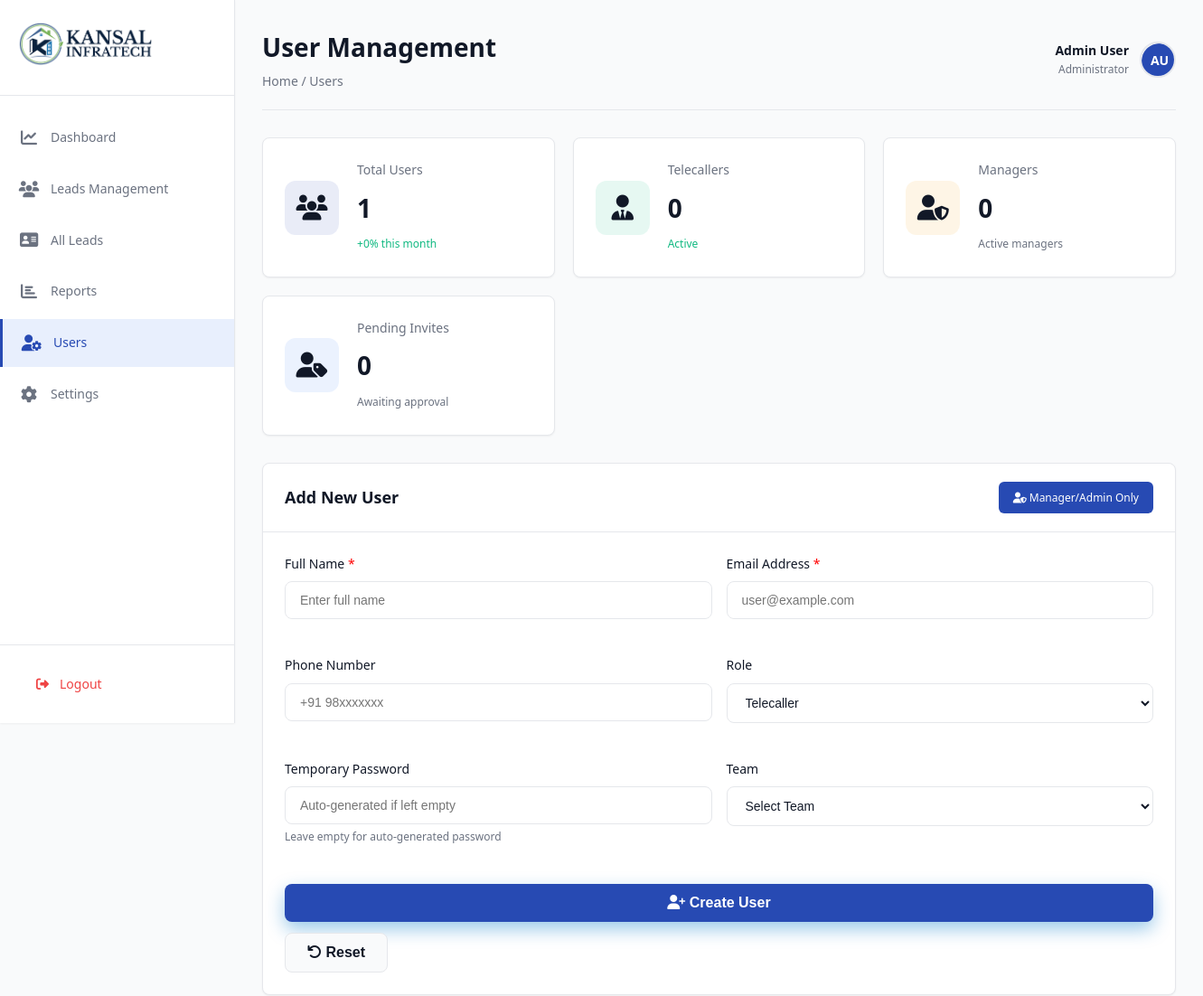
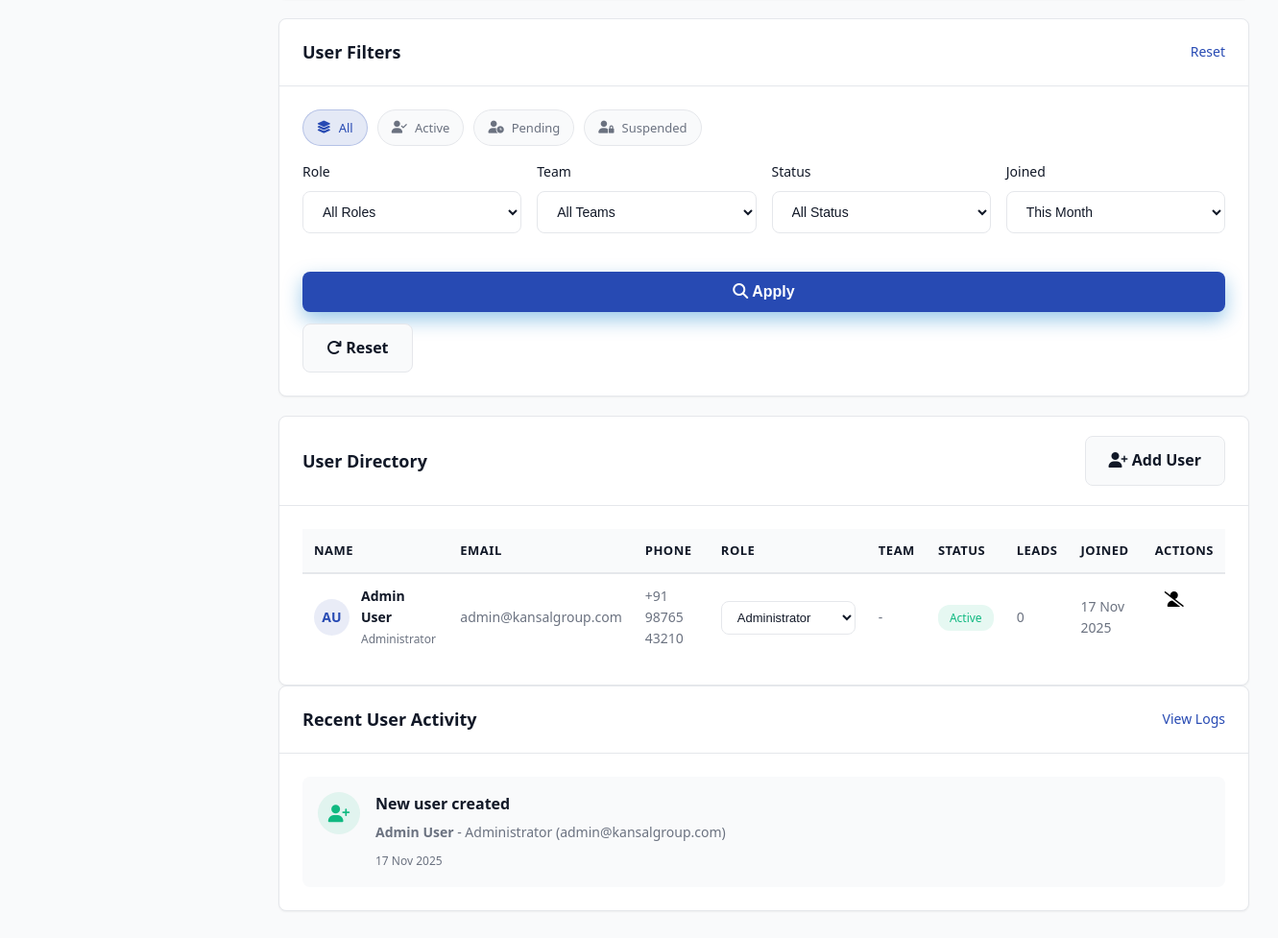
/users.php (signed in), run on the app's committed database (2 pictures, top to bottom).
### tables this page shows
CREATE TABLE IF NOT EXISTS users (
    id INT AUTO_INCREMENT PRIMARY KEY,
    username VARCHAR(50) UNIQUE NOT NULL,
    password VARCHAR(255) NOT NULL,
    name VARCHAR(100) NOT NULL,
    email VARCHAR(100) UNIQUE NOT NULL,
    phone VARCHAR(20),
    role ENUM('Administrator', 'Manager', 'Telecaller', 'Analyst') DEFAULT 'Telecaller',
    team VARCHAR(50),
    status ENUM('Active', 'Pending', 'Suspended') DEFAULT 'Active',
    created_at TIMESTAMP DEFAULT CURRENT_TIMESTAMP,
    updated_at TIMESTAMP DEFAULT CURRENT_TIMESTAMP ON UPDATE CURRENT_TIMESTAMP
);

### users.php (the view, shortened to what the rows shown need)
<?php
require_once 'config/session.php';
require_once 'config/helpers.php';
$pageTitle = 'User Management';
$conn = getDBConnection();
$whereConditions = [];
$params = [];
$paramTypes = '';
$whereClause = !empty($whereConditions) ? "WHERE " . implode(" AND ", $whereConditions) : "";
$usersQuery = "SELECT u.*,
               (SELECT COUNT(*) FROM leads WHERE assigned_to = u.id) as assigned_leads
               FROM users u
               $whereClause
               ORDER BY u.created_at DESC";
if (!empty($params)) {
    $stmt = $conn->prepare($usersQuery);
    $stmt->bind_param($paramTypes, ...$params);
    $stmt->execute();
    $usersResult = $stmt->get_result();
} else {
    $usersResult = $conn->query($usersQuery);
}
$users = [];
while ($row = $usersResult->fetch_assoc()) {
    $users[] = $row;
}
$activitiesQuery = "SELECT u.*,
                    (SELECT COUNT(*) FROM leads WHERE assigned_to = u.id) as assigned_leads
                    FROM users u
                    ORDER BY u.created_at DESC
                    LIMIT 5";
$activitiesResult = $conn->query($activitiesQuery);
$recentActivities = [];
while ($row = $activitiesResult->fetch_assoc()) {
    $recentActivities[] = $row;
}
?>
<!DOCTYPE html>
<html lang="en">
<head>
    <link rel="stylesheet" href="style.css">
    <link rel="stylesheet" href="https://cdnjs.cloudflare.com/ajax/libs/font-awesome/6.4.0/css/all.min.css">
</head>
<body>
    <div class="dashboard-wrapper">
        <main class="main-content">
            <?php include('common/header.php')?>
            <div class="content-grid">
                <?php if ($userRole == 'Manager' || $userRole == 'Administrator'): ?>
                <div class="content-card">
                    <div class="card-header">
                        <h2>Add New User</h2>
                    </div>
                </div>
                <?php endif; ?>
                <div class="content-card">
                    <div class="card-header">
                        <h2>User Filters</h2>
                    </div>
                </div>
            </div>
            <?php if ($userRole == 'Administrator'): ?>
            <div class="content-card">
                <div class="card-header">
                    <h2>User Directory</h2>
                </div>
                <div class="card-body">
                    <div class="table-responsive">
                        <table class="data-table">
                            <thead>
                                <tr>
                                    <th>Name</th>
                                    <th>Email</th>
                                    <th>Phone</th>
                                    <th>Role</th>
                                    <th>Team</th>
                                    <th>Status</th>
                                    <th>Leads</th>
                                    <th>Joined</th>
                                    <th>Actions</th>
                                </tr>
                            </thead>
                            <tbody>
                                <?php if (empty($users)): ?>
                                    <tr>
                                        <td colspan="9" style="text-align: center; padding: 40px; color: var(--text-secondary);">
                                            <i class="fas fa-users" style="font-size: 48px; margin-bottom: 10px; opacity: 0.3;"></i>
                                            <p>No users found. <a href="users.php">Add your first user</a></p>
                                        </td>
                                    </tr>
                                <?php else: ?>
                                    <?php foreach ($users as $user): ?>
                                        <tr>
                                            <td>
                                                <div class="table-user">
                                                    <div class="avatar-circle"><?php echo getInitials($user['name']); ?></div>
                                                    <div>
                                                        <h4><?php echo htmlspecialchars($user['name']); ?></h4>
                                                        <span><?php echo htmlspecialchars($user['role']); ?></span>
                                                    </div>
                                                </div>
                                            </td>
                                            <td><?php echo htmlspecialchars($user['email']); ?></td>
                                            <td><?php echo htmlspecialchars($user['phone'] ?? '-'); ?></td>
                                            <td>
                                                <form method="POST" action="users.php" style="display: inline;">
                                                    <select class="role-select" name="new_role" onchange="this.form.submit()">
                                                        <option value="Administrator" <?php echo $user['role'] == 'Administrator' ? 'selected' : ''; ?>>Administrator</option>
                                                    </select>
                                                </form>
                                            </td>
                                            <td><?php echo htmlspecialchars($user['team'] ?? '-'); ?></td>
                                            <td>
                                                <span class="badge <?php echo getStatusBadgeClass($user['status']); ?>"><?php echo htmlspecialchars($user['status']); ?></span>
                                            </td>
                                            <td><?php echo $user['assigned_leads']; ?></td>
                                            <td><?php echo formatDate($user['created_at']); ?></td>
                                            <td class="table-actions">
                                                <form method="POST" action="users.php" style="display: inline;">
                                                    <button type="submit" name="update_status" class="btn-icon" title="<?php echo $user['status'] == 'Active' ? 'Suspend' : 'Activate'; ?>">
                                                        <i class="fas fa-<?php echo $user['status'] == 'Active' ? 'user-slash' : 'user-check'; ?>"></i>
                                                    </button>
                                                </form>
                                            </td>
                                        </tr>
                                    <?php endforeach; ?>
                                <?php endif; ?>
                            </tbody>
                        </table>
                    </div>
                </div>
            </div>
            <?php endif; ?>
            <div class="content-card">
                <div class="card-header">
                    <h2>Recent User Activity</h2>
                </div>
                <div class="card-body">
                    <ul class="timeline">
                        <?php if (empty($recentActivities)): ?>
                            <li style="text-align: center; padding: 40px; color: var(--text-secondary);">
                                <i class="fas fa-history" style="font-size: 48px; margin-bottom: 10px; opacity: 0.3;"></i>
                                <p>No recent activities found.</p>
                            </li>
                        <?php else: ?>
                            <?php foreach ($recentActivities as $activity): ?>
                                <li>
                                    <div class="timeline-icon success"><i class="fas fa-user-plus"></i></div>
                                    <div class="timeline-content">
                                        <h4>New user created</h4>
                                        <p><strong><?php echo htmlspecialchars($activity['name']); ?></strong> - <?php echo htmlspecialchars($activity['role']); ?>
                                            (<?php echo htmlspecialchars($activity['email']); ?>)</p>
                                        <span><?php echo formatDate($activity['created_at']); ?></span>
                                    </div>
                                </li>
                            <?php endforeach; ?>
                        <?php endif; ?>
                    </ul>
                </div>
            </div>
        </main>
    </div>
</body>
</html>

### common/header.php (shortened to what the rows shown need)
<?php
require_once __DIR__ . '/../config/session.php';
require_once __DIR__ . '/../config/helpers.php';
$pageTitle = isset($pageTitle) ? $pageTitle : 'Dashboard';
$loggedInUser = getLoggedInUser();
$userName = $loggedInUser ? $loggedInUser['name'] : 'Admin User';
$userRole = $loggedInUser ? $loggedInUser['role'] : 'Administrator';
?>
<header class="top-header">
    <div class="header-left">
        <h1><?php echo htmlspecialchars($pageTitle); ?></h1>
    </div>
    <div class="header-right">
        <div class="user-profile">
            <div class="user-info">
                <span class="user-name"><?php echo htmlspecialchars($userName); ?></span>
                <span class="user-role"><?php echo htmlspecialchars($userRole); ?></span>
            </div>
            <div class="user-avatar">
                <div style="width: 40px; height: 40px; border-radius: 50%; background: var(--primary-color); color: white; display: flex; align-items: center; justify-content: center; font-weight: 600; font-size: 14px;">
                    <?php echo getInitials($userName); ?>
                </div>
            </div>
        </div>
    </div>
</header>

### data on the page
users: name "Admin User", role "Administrator", name "AU", email "admin@kansalgroup.com", phone "+91 98765 43210", new_role "Administrator", team "-", status "Active", assigned_leads "0", created_at "17 Nov 2025"

### other printed values
$pageTitle "User Management"
$breadcrumb "Home / Users"
$totalUsers "1"
$monthChange "0"
$telecallers "0"
$managers "0"
$pendingUsers "0"
